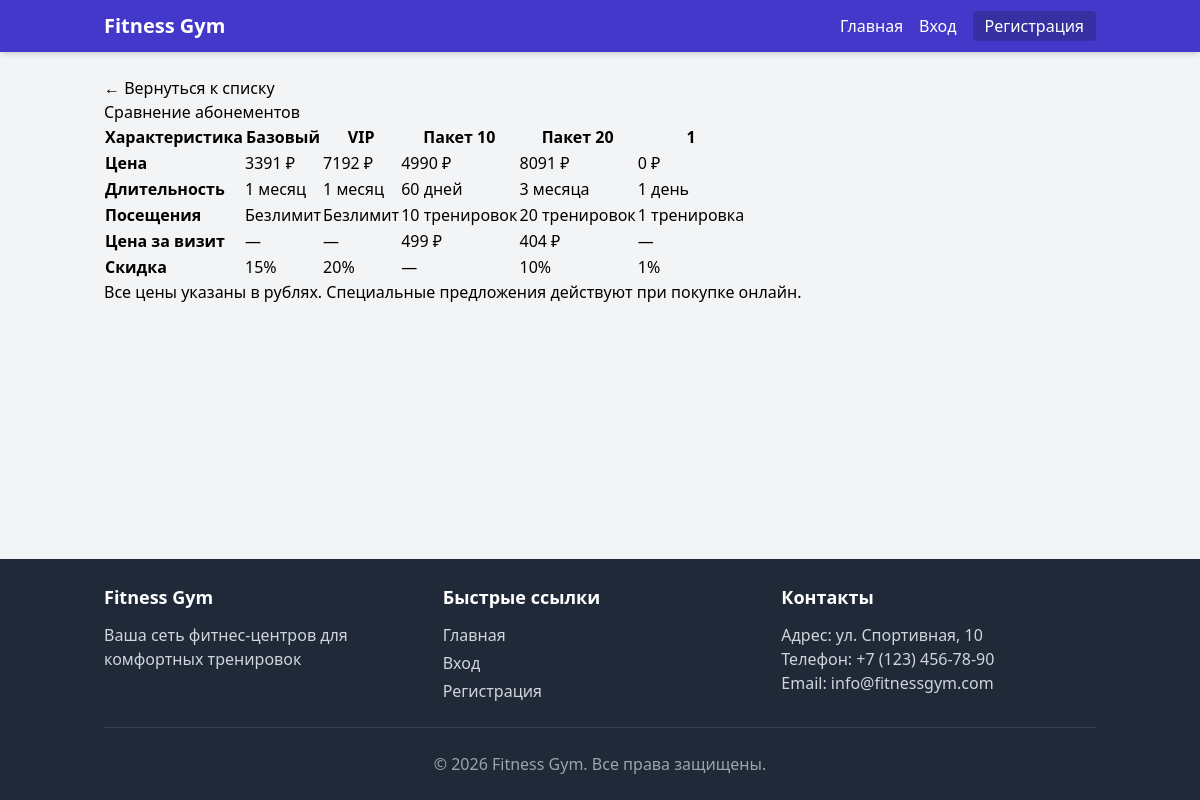
The page /abonements/compare on the database its author committed.
### models/models.py (models this page shows, shortened)
class Abonement(db.Model):
    __tablename__ = 'abonements'
    id = db.Column(db.Integer, primary_key=True)
    name = db.Column(db.String(100), nullable=False, unique=True)
    type = db.Column(db.String(50), nullable=False)
    price = db.Column(db.Integer, nullable=False)
    duration_days = db.Column(db.Integer, nullable=False)
    visits_count = db.Column(db.Integer, default=0)
    description = db.Column(db.Text)
    features = db.Column(db.Text)
    color = db.Column(db.String(20), default='#4CAF50')
    is_popular = db.Column(db.Boolean, default=False)
    discount = db.Column(db.Integer, default=0)
    is_active = db.Column(db.Boolean, default=True)
    created_at = db.Column(db.DateTime, default=datetime.utcnow)
    @property
    def final_price(self):
        if self.discount > 0:
            return int(self.price * (100 - self.discount) / 100)
        return self.price
    @property
    def price_per_visit(self):
        if self.visits_count > 0:
            return int(self.final_price / self.visits_count)
        return 0
    @property
    def duration_text(self):
        if self.duration_days == 1:
            return "1 день"
        elif self.duration_days < 30:
            return f"{self.duration_days} дней"
        elif self.duration_days == 30:
            return "1 месяц"
        elif self.duration_days == 90:
            return "3 месяца"
        elif self.duration_days == 180:
            return "6 месяцев"
        elif self.duration_days == 365:
            return "1 год"
        else:
            return f"{self.duration_days} дней"
    @property
    def visits_text(self):
        if self.visits_count == 0:
            return "Безлимит"
        elif self.visits_count == 1:
            return "1 тренировка"
        elif self.visits_count < 5:
            return f"{self.visits_count} тренировки"
        else:
            return f"{self.visits_count} тренировок"

### controllers/abonements.py (the view)
@abonements_bp.route('/compare')
def compare_abonements():
    abonements = Abonement.query.filter_by(is_active=True).all()
    comparison = {}
    for a in abonements:
        comparison[a.name] = {
            'Цена': f"{a.final_price} ₽",
            'Длительность': a.duration_text,
            'Посещения': a.visits_text,
            'Цена за визит': f"{a.price_per_visit} ₽" if a.price_per_visit > 0 else "—",
            'Скидка': f"{a.discount}%" if a.discount > 0 else "—"
        }
    return render_template('abonements/compare.html',
                       comparison=comparison,
                       title="Сравнение абонементов")

### templates/abonements/compare.html
{% extends 'abonements/base.html' %}
{% block content %}
    <div class="container">
        <header class="header">
            <a href="{{ url_for('abonements.index') }}" class="back-link">← Вернуться к списку</a>
            <h1>Сравнение абонементов</h1>
        </header>
        <div class="comparison-table">
            <table>
                <thead>
                    <tr>
                        <th>Характеристика</th>
                        {% for name, features in comparison.items() %}
                        <th>{{ name }}</th>
                        {% endfor %}
                    </tr>
                </thead>
                <tbody>
                    {% for feature_name, feature_values in comparison.items() %}
                        {% if loop.first %}
                            {% for key, value in feature_values.items() %}
                            <tr>
                                <td><strong>{{ key }}</strong></td>
                                {% for name, features in comparison.items() %}
                                <td>{{ features[key] }}</td>
                                {% endfor %}
                            </tr>
                            {% endfor %}
                        {% endif %}
                    {% endfor %}
                </tbody>
            </table>
        </div>
        <div class="comparison-note">
            <p>Все цены указаны в рублях. Специальные предложения действуют при покупке онлайн.</p>
        </div>
    </div>
{% endblock %}

### rows shown on the page
Abonement: name "Базовый", feature_values "Цена" "Длительность" "Посещения" "Цена за визит" "Скидка", features "3391 ₽", features "0 ₽" "1 день" "1 тренировка" "—" "1%", features "1 месяц", features "Безлимит", features "—", features "15%"
Abonement: name "VIP", features "7192 ₽", features "1 месяц", features "Безлимит", features "—", features "20%"
Abonement: name "Пакет 10", features "4990 ₽", features "60 дней", features "10 тренировок", features "499 ₽", features "—"
Abonement: name "Пакет 20", features "8091 ₽", features "3 месяца", features "20 тренировок", features "404 ₽", features "10%"

### other values the page prints
{{ name }} "1"
